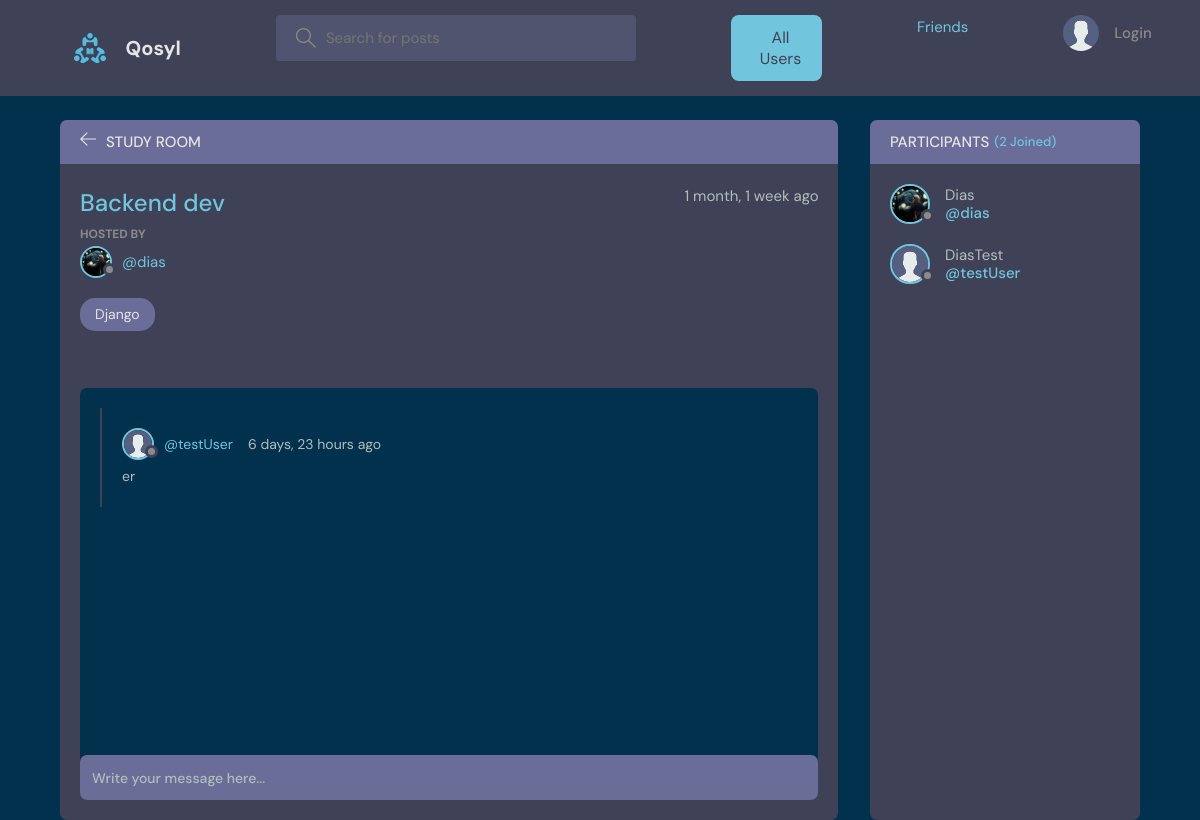
Page /room/3/ on the committed database.
### rooms/models.py (models this page shows, shortened)
class Room(models.Model):
    host = models.ForeignKey(settings.AUTH_USER_MODEL, on_delete=models.SET_NULL, null=True)
    topic = models.ForeignKey('users.Topic', on_delete=models.SET_NULL, null=True)
    name = models.CharField(max_length=200)
    description = models.TextField(null=True, blank=True)
    participants = models.ManyToManyField(settings.AUTH_USER_MODEL, related_name='participants', blank=True)
    updated = models.DateTimeField(auto_now=True)
    created = models.DateTimeField(auto_now_add=True)
    class Meta:
        ordering = ['-updated', '-created']

### users/models.py (models this page shows, shortened)
class User(AbstractUser):
    name = models.CharField(max_length=200, null=True)
    email = models.EmailField(unique=True, null=True)
    bio = models.TextField(null=True)
    avatar = models.ImageField(upload_to='avatars/', null=True, blank=True)
    friends = models.ManyToManyField('self', blank=True, symmetrical=True, related_name='user_friends')
    USERNAME_FIELD = 'email'
    REQUIRED_FIELDS = []
    objects = UserManager()

class Topic(models.Model):
    name = models.CharField(max_length=200)
    def __str__(self):
        return self.name

### chat/models.py (models this page shows, shortened)
class Message(models.Model):
    user = models.ForeignKey(settings.AUTH_USER_MODEL, on_delete=models.CASCADE)
    room = models.ForeignKey(Room, on_delete=models.CASCADE)
    body = models.TextField()
    updated = models.DateTimeField(auto_now=True)
    created = models.DateTimeField(auto_now_add=True)
    class Meta:
        ordering = ['-updated', '-created']

### rooms/views.py (the view, shortened to what this page needs)
# urls.py: path('room/<str:pk>/', views.room, name="room"),
def room(request, pk):
    room = Room.objects.get(id=pk)
    room_messages = room.message_set.all()
    participants = room.participants.all()
    context = {'room': room, 'room_messages': room_messages,
               'participants': participants}
    return render(request, 'rooms/room.html', context)

### rooms/templates/rooms/room.html (shortened to what this page needs)
{% extends 'main.html' %}
{% block content %}
<main class="profile-page layout layout--2">
  <div class="container">
    <div class="room">
      <div class="room__top">
        <div class="room__topLeft">
          <a href="{% url 'home' %}">
            <svg version="1.1" xmlns="http://www.w3.org/2000/svg" width="32" height="32" viewBox="0 0 32 32">
              <title>arrow-left</title>
              <path
                d="M13.723 2.286l-13.723 13.714 13.719 13.714 1.616-1.611-10.96-10.96h27.625v-2.286h-27.625l10.965-10.965-1.616-1.607z">
              </path>
            </svg>
          </a>
          <h3>Study Room</h3>
        </div>
      </div>
      <div class="room__box scroll">
        <div class="room__header scroll">
          <div class="room__info">
            <h3>{{room.name}}</h3>
            <span>{{room.created|timesince}} ago</span>
          </div>
          <div class="room__hosted">
            <p>Hosted By</p>
            <a href="{% url 'user-profile' room.host.id %}" class="room__author">
              <div class="avatar avatar--small">
                <img src="{{room.host.avatar.url}}" />
              </div>
              <span>@{{room.host.username}}</span>
            </a>
          </div>
          <span class="room__topics">{{room.topic}}</span>
        </div>
        <div class="room__conversation">
          <div class="threads scroll">
            {% for message in room_messages %}
            <div class="thread">
              <div class="thread__top">
                <div class="thread__author">
                  <a href="{% url 'user-profile' message.user.id %}" class="thread__authorInfo">
                    <div class="avatar avatar--small">
                      <img src="{{message.user.avatar.url}}" />
                    </div>
                    <span>@{{message.user.username}}</span>
                  </a>
                  <span class="thread__date">{{message.created|timesince}} ago</span>
                </div>
              </div>
              <div class="thread__details">
                {{message.body}}
              </div>
            </div>
            {% endfor %}
          </div>
        </div>
      </div>
      <div class="room__message">
        <form action="" method="POST">
          <input name="body" placeholder="Write your message here..." />
        </form>
      </div>
    </div>
    <div class="participants">
      <h3 class="participants__top">Participants <span>({{participants.count}} Joined)</span></h3>
      <div class="participants__list scroll">
        {% for user in participants %}
        <a href="{%  url 'user-profile' user.id %}" class="participant">
          <div class="avatar avatar--medium">
            <img src="{{user.avatar.url}}" />
          </div>
          <p>
            {{user.name}}
            <span>@{{user.username}}</span>
          </p>
        </a>
        {% endfor %}
      </div>
    </div>
  </div>
</main>
{% endblock content %}

### rows in the picture
Room: name "Backend dev", created "1 month, 1 week", host.avatar (picture), host.username "dias", topic "Django"
Message: user.avatar (placeholder picture), user.username "testUser", created "6 days, 23 hours", body "er"
User: avatar (picture), name "Dias", username "dias"
User: avatar (placeholder picture), name "DiasTest", username "testUser"

### other values in the picture
{{ participants.count }} "2"
